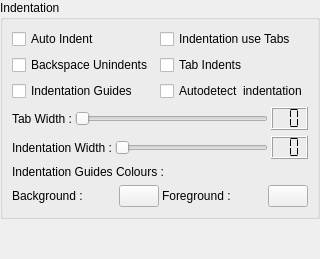
     <widget class="QWidget" name="pIndentation">
      <layout class="QVBoxLayout">
       <property name="spacing">
        <number>3</number>
       </property>
       <property name="margin">
        <number>0</number>
       </property>
       <item>
        <widget class="QGroupBox" name="gbIndentation">
         <property name="title">
          <string>Indentation</string>
         </property>
         <layout class="QGridLayout">
          <item row="0" column="0">
           <widget class="QCheckBox" name="cbAutoIndent">
            <property name="text">
             <string>Auto Indent</string>
            </property>
           </widget>
          </item>
          <item row="0" column="1">
           <widget class="QCheckBox" name="cbIndentationUseTabs">
            <property name="text">
             <string>Indentation use Tabs</string>
            </property>
           </widget>
          </item>
          <item row="1" column="0">
           <widget class="QCheckBox" name="cbBackspaceUnindents">
            <property name="text">
             <string>Backspace Unindents</string>
            </property>
           </widget>
          </item>
          <item row="1" column="1">
           <widget class="QCheckBox" name="cbTabIndents">
            <property name="text">
             <string>Tab Indents</string>
            </property>
           </widget>
          </item>
          <item row="2" column="0">
           <widget class="QCheckBox" name="cbIndentationGuides">
            <property name="text">
             <string>Indentation Guides</string>
            </property>
           </widget>
          </item>
          <item row="2" column="1">
           <widget class="QCheckBox" name="cbAutodetectIndent">
            <property name="text">
             <string>Autodetect  indentation</string>
            </property>
           </widget>
          </item>
          <item row="3" column="0" colspan="2">
           <layout class="QHBoxLayout">
            <property name="spacing">
             <number>3</number>
            </property>
            <item>
             <widget class="QLabel" name="lIndentationTabWidth">
              <property name="text">
               <string>Tab Width :</string>
              </property>
             </widget>
            </item>
            <item>
             <widget class="QSlider" name="sIndentationTabWidth">
              <property name="sizePolicy">
               <sizepolicy hsizetype="Expanding" vsizetype="Fixed">
                <horstretch>0</horstretch>
                <verstretch>0</verstretch>
               </sizepolicy>
              </property>
              <property name="minimum">
               <number>1</number>
              </property>
              <property name="maximum">
               <number>20</number>
              </property>
              <property name="pageStep">
               <number>2</number>
              </property>
              <property name="orientation">
               <enum>Qt::Horizontal</enum>
              </property>
              <property name="tickInterval">
               <number>1</number>
              </property>
             </widget>
            </item>
            <item>
             <widget class="QLCDNumber" name="lnIndentationTabWidth">
              <property name="sizePolicy">
               <sizepolicy hsizetype="Fixed" vsizetype="Fixed">
                <horstretch>0</horstretch>
                <verstretch>0</verstretch>
               </sizepolicy>
              </property>
              <property name="numDigits">
               <number>2</number>
              </property>
              <property name="segmentStyle">
               <enum>QLCDNumber::Flat</enum>
              </property>
             </widget>
            </item>
           </layout>
          </item>
          <item row="4" column="0" colspan="2">
           <layout class="QHBoxLayout">
            <property name="spacing">
             <number>3</number>
            </property>
            <item>
             <widget class="QLabel" name="lIndentationWidth">
              <property name="text">
               <string>Indentation Width :</string>
              </property>
             </widget>
            </item>
            <item>
             <widget class="QSlider" name="sIndentationWidth">
              <property name="sizePolicy">
               <sizepolicy hsizetype="Expanding" vsizetype="Fixed">
                <horstretch>0</horstretch>
                <verstretch>0</verstretch>
               </sizepolicy>
              </property>
              <property name="minimum">
               <number>1</number>
              </property>
              <property name="maximum">
               <number>20</number>
              </property>
              <property name="pageStep">
               <number>2</number>
              </property>
              <property name="orientation">
               <enum>Qt::Horizontal</enum>
              </property>
              <property name="tickInterval">
               <number>1</number>
              </property>
             </widget>
            </item>
            <item>
             <widget class="QLCDNumber" name="lnIndentationWidth">
              <property name="sizePolicy">
               <sizepolicy hsizetype="Fixed" vsizetype="Fixed">
                <horstretch>0</horstretch>
                <verstretch>0</verstretch>
               </sizepolicy>
              </property>
              <property name="numDigits">
               <number>2</number>
              </property>
              <property name="segmentStyle">
               <enum>QLCDNumber::Flat</enum>
              </property>
             </widget>
            </item>
           </layout>
          </item>
          <item row="5" column="0" colspan="2">
           <widget class="QLabel" name="lIndentationGuides">
            <property name="text">
             <string>Indentation Guides Colours :</string>
            </property>
           </widget>
          </item>
          <item row="6" column="0" colspan="2">
           <layout class="QHBoxLayout">
            <property name="spacing">
             <number>3</number>
            </property>
            <item>
             <widget class="QLabel" name="lIndentationGuidesBackground">
              <property name="text">
               <string>Background :</string>
              </property>
             </widget>
            </item>
            <item>
             <widget class="ColorPushButton" name="tbIndentationGuidesBackground">
              <property name="sizePolicy">
               <sizepolicy hsizetype="Fixed" vsizetype="Fixed">
                <horstretch>0</horstretch>
                <verstretch>0</verstretch>
               </sizepolicy>
              </property>
             </widget>
            </item>
            <item>
             <widget class="QLabel" name="lIndentationGuidesForeground">
              <property name="text">
               <string>Foreground :</string>
              </property>
             </widget>
            </item>
            <item>
             <widget class="ColorPushButton" name="tbIndentationGuidesForeground">
              <property name="sizePolicy">
               <sizepolicy hsizetype="Fixed" vsizetype="Fixed">
                <horstretch>0</horstretch>
                <verstretch>0</verstretch>
               </sizepolicy>
              </property>
             </widget>
            </item>
           </layout>
          </item>
         </layout>
        </widget>
       </item>
       <item>
        <spacer>
         <property name="orientation">
          <enum>Qt::Vertical</enum>
         </property>
         <property name="sizeHint" stdset="0">
          <size>
           <width>20</width>
           <height>40</height>
          </size>
         </property>
        </spacer>
       </item>
      </layout>
     </widget>
